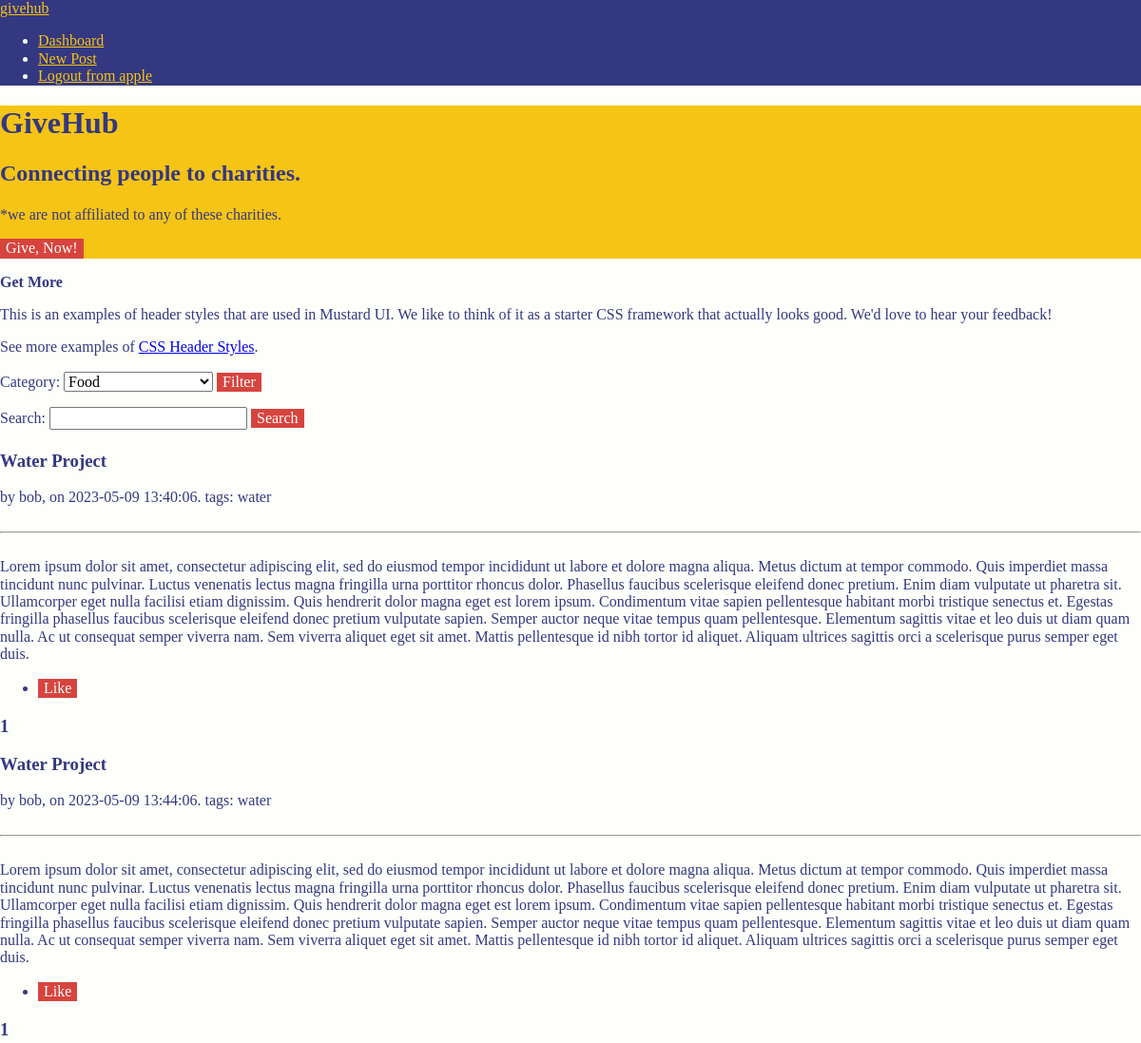
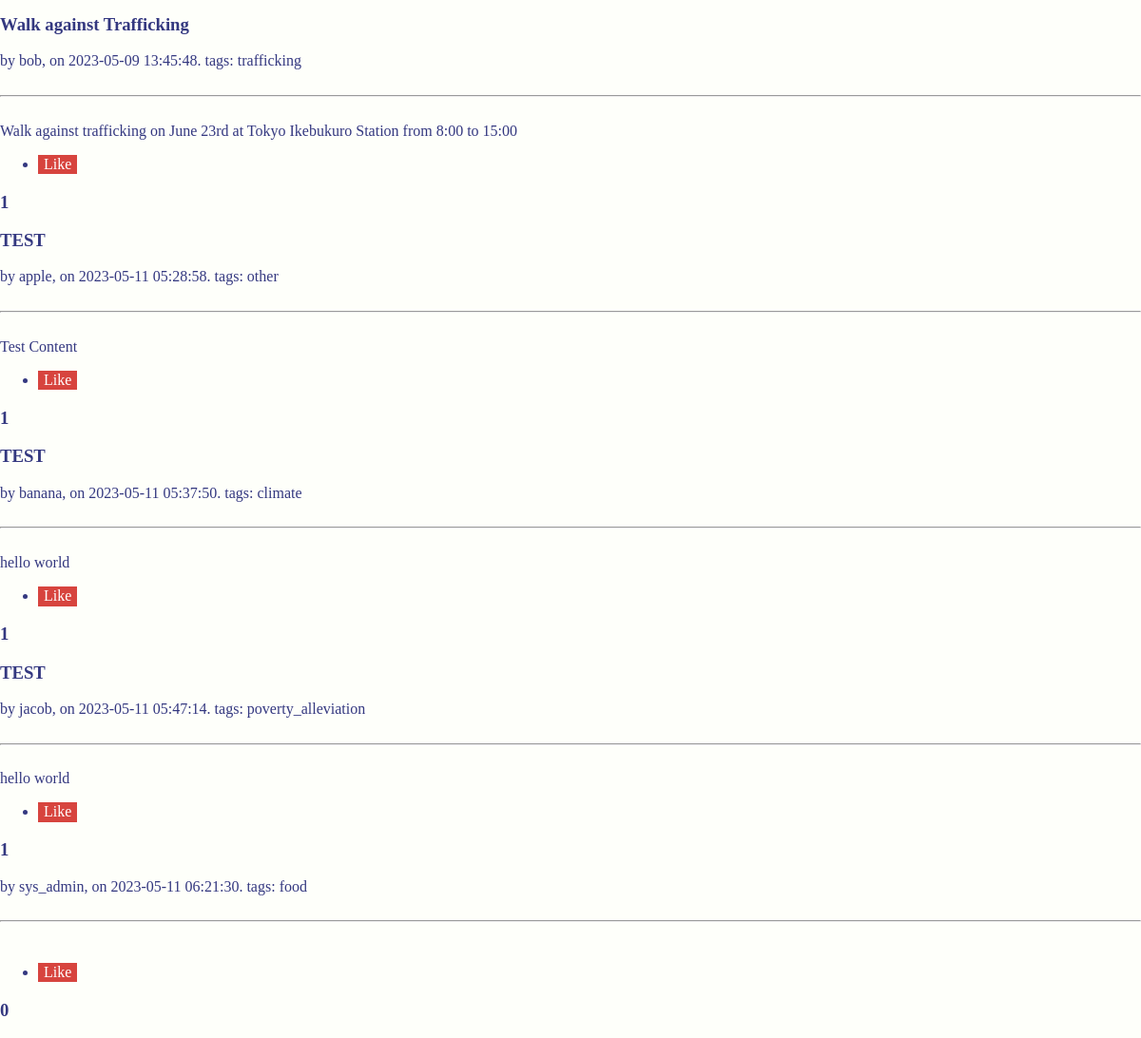
The page / (signed in) on the database its author committed (2 pictures, top to bottom).
### app.py (models this page shows, shortened)
class Charity(db.Model):
	id = db.Column(db.Integer, primary_key=True)
	email = db.Column(db.String, unique=True, nullable=False)
	username = db.Column(db.String, unique=True, nullable=False)
	password = db.Column(db.String, unique=False, nullable=False)
	posts = db.relationship('Posts', backref='author', lazy='dynamic')

class Posts(db.Model):
	id = db.Column(db.Integer, primary_key = True)
	user_id = db.Column(db.Integer, db.ForeignKey('charity.id'))
	title = db.Column(db.String(1000), nullable=False) # Added this line
	content = db.Column(db.String(1000), nullable=False)
	category = db.Column(db.String(1000), nullable=False)
	timestamp = db.Column(DateTime(timezone=True), default=func.now())
	likes = db.relationship('PostLike', backref='post', lazy='dynamic')
	def get_like_count(self):
		return self.likes.count()

### app.py (the view)
@app.route("/", methods=['GET','POST'])
def index():
	data = []
	if request.method == 'POST':
		category = request.form['category']
		if not (category == "all"):
			posts = Posts.query.filter_by(category=category).all()
			for p in posts:
				data.append((p.id, p.author.username, p.title, p.content, p.category, p.timestamp, p.get_like_count()))
			return render_template("landing.html", data=data, category=category)
		else:
			posts = Posts.query.all()
			for p in posts:
				data.append((p.id, p.author.username, p.title, p.content, p.category, p.timestamp, p.get_like_count()))
			return render_template("landing.html", data=data)
	else:
		posts = Posts.query.all()
		for p in posts:
			data.append((p.id, p.author.username, p.title, p.content, p.category, p.timestamp, p.get_like_count()))
		return render_template("landing.html", data=data)

### templates/landing.html (shortened to what this page needs)
{% extends "base.html" %}
{% block content %}
<header>
    <h1 class="title">GiveHub</h1>
    <h2 class="subtitle">Connecting people to charities.</h2>
    <p class="disclaimer">*we are not affiliated to any of these charities.</p>
    <button class="get-started button button-primary button-large">Give, Now!</button>
</header>
<section>
    <p class="h3"><strong>Get More</strong></p>
    <p>This is an examples of header styles that are used in Mustard UI.  We like to think of it as a starter CSS framework that actually looks good.  We'd love to hear your feedback!</p>
    <p>See more examples of <a href="https://mustard-ui.com/docs/header">CSS Header Styles</a>.</p>
</section>
<section class="section-secondary">
    <section>
        <div class="row">
            <div class="col">
                <form id="filter-form" method="POST">
                    <label for="category">Category:</label>
                    <select id="category" name="category">
                        <option value="food">Food</option>
                    </select>
                    <button type="submit">Filter</button>
                </form>
            </div>
            <div class="col">
                <form action="{{ url_for('search') }}" method="GET">
                    <label for="query">Search:</label>
                    <input type="text" name="query">
                    <button type="submit">Search</button>
                </form>
            </div>
        </div>
    </section>
    {% if data %}
        {% for post in data %}
            <div class="col col-md-6">
                <div class="card">
                    <h3 class="card-title">{{ post[2] }}</h3>
                    by {{ post[1] }}, on {{ post[5] }}. tags: {{ post[4] }}
                    <br><br><hr><br>
                    {{ post[3] }}
                    <ul class="card-actions">
                        <li>
                            <form action="{{ url_for('like_post') }}" method="post">
                                <button type="submit">
                                    Like
                                </button>
                            </form>
                        </li>
                    </ul>
                    <h3 class="card-title">{{ post[6] }}</h3>
                </div>
            </div>
        {% endfor %}
    {% endif %}
</section>
{% endblock %}

### templates/nav_logged_in.html
<nav>
    <div class="nav-container">
        <div class="nav-logo">
            <a href="/">givehub</a>
        </div>
        <ul class="nav-links">
            <li><a href="/dashboard">Dashboard</a></li>
            <li><a href="/new_post">New Post</a></li>
            <li><a href="/logout">Logout from {{ session['username']}}</a></li>
        </ul>
    </div>
</nav>

### static/style.css (style rules this page uses)
:root { --primary_background: #fefffa !important; --primary_text_color: #343880 !important; --secondary_background: #343880 !important; --secondary_text_color: #fefffa !important; --accent_color: #f5c415 !important; --button_background: #d7443e !important; --button_color: #fff !important; --button_hover: #343880 !important; }
body { color: var(--primary_text_color) !important; background-color: var(--primary_background); }
nav { background-color: var(--secondary_background) !important; color: var(--secondary_text_color) !important; }
.nav-logo a { color: var(--accent_color) !important; }
.nav-links a { color: var(--accent_color) !important; }
button { background-color: var(--button_background) !important; color: var(--button_color) !important; border: none !important; }
header { background-color: var(--accent_color) !important; }

### rows shown on the page
Charity: username "apple", username "apple"
Posts: title "Water Project", timestamp "2023-05-09 13:40:06", category "water", content "Lorem ipsum dolor sit amet, consectetur adipiscing elit, sed do eiusmod tempor incididunt ut labore et dolore magna aliqua. Metus dictum at tempor commodo. Quis imperdiet massa tincidunt nunc pulvinar. Luctus venenatis lectus magna fringilla urna porttitor rhoncus dolor. Phasellus faucibus scelerisque eleifend donec pretium. Enim diam vulputate ut pharetra sit. Ullamcorper eget nulla facilisi etiam dignissim. Quis hendrerit dolor magna eget est lorem ipsum. Condimentum vitae sapien pellentesque habitant morbi tristique senectus et. Egestas fringilla phasellus faucibus scelerisque eleifend donec pretium vulputate sapien. Semper auctor neque vitae tempus quam pellentesque. Elementum sagittis…"
Charity: username "bob" "bob" "bob"
Posts: title "Water Project", timestamp "2023-05-09 13:44:06", category "water", content "Lorem ipsum dolor sit amet, consectetur adipiscing elit, sed do eiusmod tempor incididunt ut labore et dolore magna aliqua. Metus dictum at tempor commodo. Quis imperdiet massa tincidunt nunc pulvinar. Luctus venenatis lectus magna fringilla urna porttitor rhoncus dolor. Phasellus faucibus scelerisque eleifend donec pretium. Enim diam vulputate ut pharetra sit. Ullamcorper eget nulla facilisi etiam dignissim. Quis hendrerit dolor magna eget est lorem ipsum. Condimentum vitae sapien pellentesque habitant morbi tristique senectus et. Egestas fringilla phasellus faucibus scelerisque eleifend donec pretium vulputate sapien. Semper auctor neque vitae tempus quam pellentesque. Elementum sagittis…"
Posts: title "Walk against Trafficking", timestamp "2023-05-09 13:45:48", category "trafficking", content "Walk against trafficking on June 23rd at Tokyo Ikebukuro Station from 8:00 to 15:00"
Posts: title "TEST", timestamp "2023-05-11 05:28:58", category "other", content "Test Content"
Posts: title "TEST", timestamp "2023-05-11 05:37:50", category "climate", content "hello world"
Charity: username "banana"
Posts: title "TEST", timestamp "2023-05-11 05:47:14", category "poverty_alleviation", content "hello world"
Charity: username "jacob"
Charity: username "sys_admin"
Posts: timestamp "2023-05-11 06:21:30", category "food"

### other values the page prints
{{ post[6] }} "1" "1" "1" "1" "1" "1" "0"
